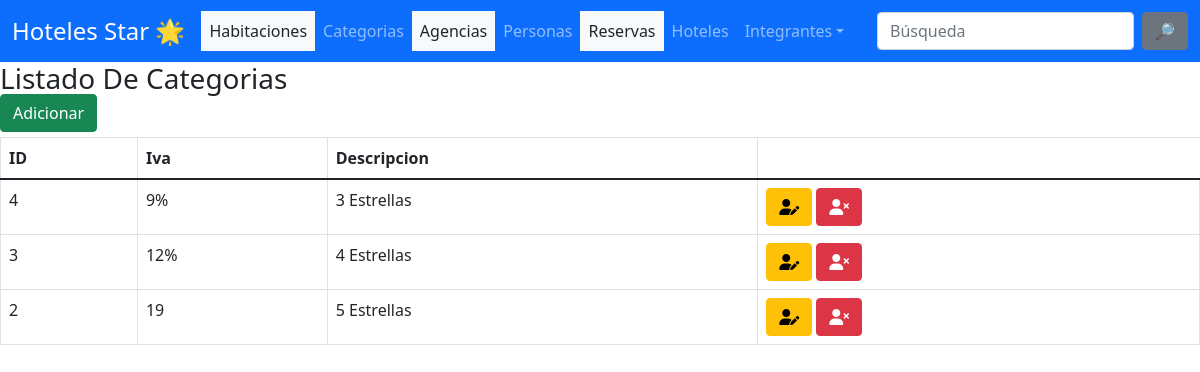
Page /categorias/ on the committed database.
### apps/Categoria/models.py (models this page shows, shortened)
class Categoria(models.Model):
    Iva = models.CharField(max_length=20)
    Descripcion   = models.CharField(max_length=80)
    class Meta:
        verbose_name = "Categoria"
        verbose_name_plural = "Categorias"

### apps/Categoria/views.py (the view)
# urls.py: path('', index, name ='index'),
def index(request):
    categoria = Categoria.objects.all().order_by('-id')
    context = {'categorias': categoria}
    return render(request, 'Categoria/index.html', context)

### templates/Categoria/index.html (shortened to what this page needs)
{% extends 'base/base.html' %}
{% block content %}
  <h3> Listado De Categorias </h3>
  <a href="{% url 'Categorias:categoriaCreate' %}" class="btn btn-success pull-right" style="margin-top: -10px; margin-bottom: 5px;">Adicionar</a>
  <table class="table  table-hover table-bordered">
    <thead>
      <tr>
        <th scope="col">ID</th>
        <th scope="col">Iva</th>
        <th scope="col">Descripcion</th>
      </tr>
    </thead>
    <tbody>
      {% if categorias %}
        {% for categoria in categorias %}
            <tr>
                <td>{{ categoria.id}}</td>
                <td>{{ categoria.Iva}}</td>
                <td>{{ categoria.Descripcion}}</td>
                <td>
                  <a class="btn btn-warning " href="{% url 'Categorias:categoriaEdit' categoria.id %}" >
                    <i class="fas fa-user-edit"></i>
                  </a>
                  <a class="btn btn-danger " href="{% url 'Categorias:categoriaEliminar' categoria.id %}" >
                    <i class="fas fa-user-times"></i>
                  </a>
                </td>
            </tr>
     {% endfor %}
     {% else %}
     <h3> No existe Registros en Categorias </h3>
   {% endif %}
    </tbody>
  </table>
{% endblock %}

### rows in the picture
Categoria: id "4", Iva "9%", Descripcion "3 Estrellas"
Categoria: id "3", Iva "12%", Descripcion "4 Estrellas"
Categoria: id "2", Iva "19", Descripcion "5 Estrellas"
